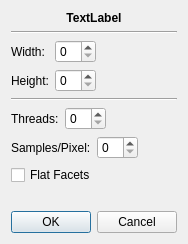
<?xml version="1.0" encoding="UTF-8"?>
<ui version="4.0">
 <class>PathTracingParametersFor3d</class>
 <widget class="QDialog" name="PathTracingParametersFor3d">
  <property name="geometry">
   <rect>
    <x>0</x>
    <y>0</y>
    <width>184</width>
    <height>244</height>
   </rect>
  </property>
  <property name="windowTitle">
   <string>Dialog</string>
  </property>
  <layout class="QVBoxLayout" name="verticalLayout">
   <item>
    <widget class="QLabel" name="label_space">
     <property name="font">
      <font>
       <weight>75</weight>
       <bold>true</bold>
      </font>
     </property>
     <property name="text">
      <string>TextLabel</string>
     </property>
     <property name="alignment">
      <set>Qt::AlignCenter</set>
     </property>
    </widget>
   </item>
   <item>
    <widget class="Line" name="line">
     <property name="orientation">
      <enum>Qt::Horizontal</enum>
     </property>
    </widget>
   </item>
   <item>
    <layout class="QHBoxLayout" name="horizontalLayout_2">
     <item>
      <layout class="QFormLayout" name="formLayout_3">
       <item row="0" column="0">
        <widget class="QLabel" name="label_2">
         <property name="text">
          <string>Width:</string>
         </property>
        </widget>
       </item>
       <item row="1" column="0">
        <widget class="QLabel" name="label_3">
         <property name="text">
          <string>Height:</string>
         </property>
        </widget>
       </item>
       <item row="0" column="1">
        <widget class="QSpinBox" name="spinBox_width"/>
       </item>
       <item row="1" column="1">
        <widget class="QSpinBox" name="spinBox_height"/>
       </item>
      </layout>
     </item>
     <item>
      <spacer name="horizontalSpacer_2">
       <property name="orientation">
        <enum>Qt::Horizontal</enum>
       </property>
       <property name="sizeHint" stdset="0">
        <size>
         <width>40</width>
         <height>20</height>
        </size>
       </property>
      </spacer>
     </item>
    </layout>
   </item>
   <item>
    <widget class="Line" name="line_2">
     <property name="orientation">
      <enum>Qt::Horizontal</enum>
     </property>
    </widget>
   </item>
   <item>
    <layout class="QHBoxLayout" name="horizontalLayout">
     <item>
      <layout class="QFormLayout" name="formLayout_2">
       <item row="0" column="0">
        <widget class="QLabel" name="label">
         <property name="text">
          <string>Threads:</string>
         </property>
        </widget>
       </item>
       <item row="0" column="1">
        <widget class="QSpinBox" name="spinBox_thread_count"/>
       </item>
      </layout>
     </item>
     <item>
      <spacer name="horizontalSpacer">
       <property name="orientation">
        <enum>Qt::Horizontal</enum>
       </property>
       <property name="sizeHint" stdset="0">
        <size>
         <width>40</width>
         <height>20</height>
        </size>
       </property>
      </spacer>
     </item>
    </layout>
   </item>
   <item>
    <layout class="QHBoxLayout" name="horizontalLayout_3">
     <item>
      <widget class="QLabel" name="label_4">
       <property name="text">
        <string>Samples/Pixel:</string>
       </property>
      </widget>
     </item>
     <item>
      <widget class="QSpinBox" name="spinBox_samples_per_pixel"/>
     </item>
     <item>
      <spacer name="horizontalSpacer_3">
       <property name="orientation">
        <enum>Qt::Horizontal</enum>
       </property>
       <property name="sizeHint" stdset="0">
        <size>
         <width>40</width>
         <height>20</height>
        </size>
       </property>
      </spacer>
     </item>
    </layout>
   </item>
   <item>
    <widget class="QCheckBox" name="checkBox_flat_facets">
     <property name="text">
      <string>Flat Facets</string>
     </property>
    </widget>
   </item>
   <item>
    <spacer name="verticalSpacer">
     <property name="orientation">
      <enum>Qt::Vertical</enum>
     </property>
     <property name="sizeHint" stdset="0">
      <size>
       <width>20</width>
       <height>40</height>
      </size>
     </property>
    </spacer>
   </item>
   <item>
    <widget class="QDialogButtonBox" name="buttonBox">
     <property name="orientation">
      <enum>Qt::Horizontal</enum>
     </property>
     <property name="standardButtons">
      <set>QDialogButtonBox::Cancel|QDialogButtonBox::Ok</set>
     </property>
     <property name="centerButtons">
      <bool>true</bool>
     </property>
    </widget>
   </item>
  </layout>
 </widget>
 <resources/>
 <connections>
  <connection>
   <sender>buttonBox</sender>
   <signal>accepted()</signal>
   <receiver>PathTracingParametersFor3d</receiver>
   <slot>accept()</slot>
   <hints>
    <hint type="sourcelabel">
     <x>248</x>
     <y>254</y>
    </hint>
    <hint type="destinationlabel">
     <x>157</x>
     <y>274</y>
    </hint>
   </hints>
  </connection>
  <connection>
   <sender>buttonBox</sender>
   <signal>rejected()</signal>
   <receiver>PathTracingParametersFor3d</receiver>
   <slot>reject()</slot>
   <hints>
    <hint type="sourcelabel">
     <x>316</x>
     <y>260</y>
    </hint>
    <hint type="destinationlabel">
     <x>286</x>
     <y>274</y>
    </hint>
   </hints>
  </connection>
 </connections>
</ui>
